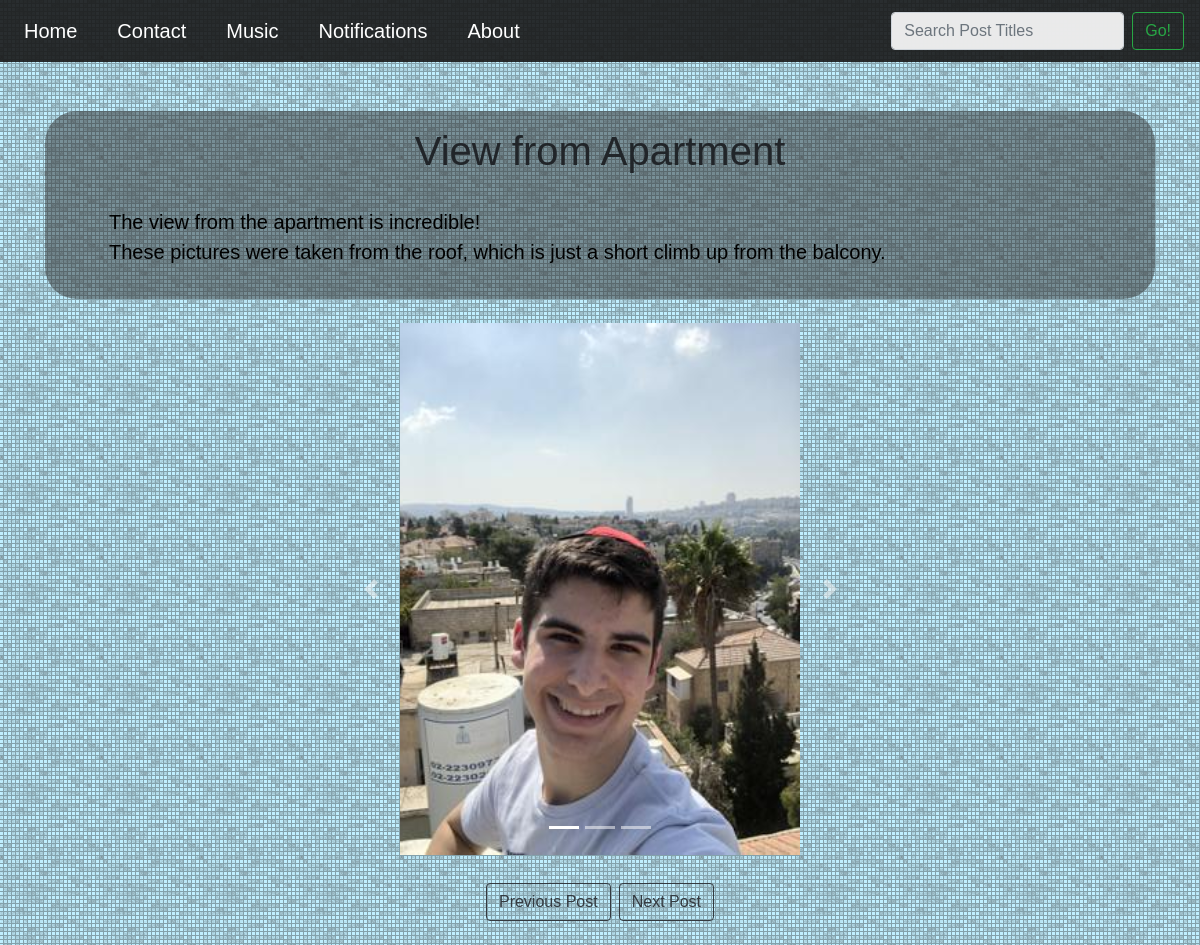
Screenshot of /post/7/ with the database file from the repository.
### blog/models.py (models this page shows, shortened)
class Post(models.Model):
    title = models.CharField(max_length=100)
    content = models.TextField()
    date_posted = models.DateTimeField(default=timezone.now)
    has_images = models.BooleanField(default=False)
    def __str__(self):
        return self.title
    class Meta:
        ordering = ['-date_posted']

class PostImage(models.Model):
    post = models.ForeignKey(Post, default=None, on_delete=models.CASCADE)
    images = models.ImageField(upload_to="pictures")

### blog/views.py (the view, shortened to what this page needs)
# urls.py: path('post/<id>/', views.post, name='blog-post'),
def post(request, id):
    try:
        post = Post.objects.filter(id=id).first()
        pictures = PostImage.objects.filter(post=post.pk)
    except:
        return HttpResponseNotFound("Sorry, this page doesn't exist ):")
    first = Post.objects.order_by('date_posted').first()
    last = Post.objects.order_by('date_posted').last()
    context = {
        'post': post,
        'last': last,
        'first': first,
        'pictures': pictures
    }
    return render(request, 'blog/post.html', context)

### blog/context_processors.py (called while the page is built)
def add_variable_to_context(request):
    posts = Post.objects.all()
    return {
        'posttitles':  posts
    }

### blog/templates/blog/post.html (shortened to what this page needs)
{% extends 'blog/base.html' %}
{% block content %}
<div class="container">
    <div class="post-body">
        <h1 class="text-center">{{ post.title }}</h1>
        <br>
        <div class="row">
            <div class="col-lg">
                <p style="white-space: pre-wrap;">{{ post.content }}</p>
            </div>
        </div>
    </div>
</div>
<br>
{% if post.has_images %}
<div class="container">
    <div class="row">
        <div class="col-sm-6 mx-auto">
            <div id="carousel-{{ post.pk }}z" class="carousel slide carousel-fade" data-ride="carousel">
            <ol class="carousel-indicators">
                {% if pictures|length > 1%}
                    {% for pic in pictures %}
                        {% if post.pk == pic.post.pk %}
                             <li data-target="#carousel-{{ post.pk }}z" data-slide-to="{{ forloop.counter0 }}" class="{% if forloop.counter0  == 0 %} active {% endif %}"></li>
                        {% endif %}
                    {% endfor %}
                {% endif %}
            </ol>
            <div class="carousel-inner" role="listbox">
                {% for pic in pictures %}
                  <div class="carousel-item {% if forloop.counter0 == 0%} active {% endif %}">
                    <img class="d-block w-100" src="{{ pic.images.url }}">
                  </div>
                {% endfor %}
                {% if pictures|length > 1%}
                <a class="carousel-control-prev" href="#carousel-{{ post.pk }}z" role="button" data-slide="prev">
                  <span class="carousel-control-prev-icon" aria-hidden="true"></span>
                </a>
                <a class="carousel-control-next" href="#carousel-{{ post.pk }}z" role="button" data-slide="next">
                  <span class="carousel-control-next-icon" aria-hidden="true"></span>
                </a>
                {% endif %}
            </div>
            </div>
        </div>
    </div>
</div>
{% endif %}
    <br>
    <div class="pagination justify-content-center">
        {% if post.pk > first.pk %}
            <a class='btn btn-outline-dark mb-4 m-1' href="{% url 'blog-post' post.pk|add:"-1" %}">Previous Post</a>
        {% endif %}
        {% if post.pk < last.pk %}
            <a class='btn btn-outline-dark mb-4 m-1' href="{% url 'blog-post' post.pk|add:"1" %}">Next Post</a>
        {% endif %}
    </div>
{% endblock content %}

### blog/static/blog/main.css (style rules this page uses)
body { background-image: url("3px-tile.png"); !important; background-color: rgb(192,239,255); overflow-x: hidden; font-family: Tahoma,Verdana,Segoe,sans-serif; }
p { font-family: sans-serif; color: black; font-size: 125%; }
.carousel { align-content: center; }
.carousel-item { max-width: 400px; margin: 0 auto; }
.post-body { padding: 1em; margin: auto; }
.post-body { background-color: rgba(50,50,50,0.5); padding: 1em 4em; border-radius: 2em; }

### rows the page displays
Post: title "View from Apartment", content "The view from the apartment is incredible! These pictures were taken from the roof, which is just a short climb up from the balcony."
PostImage: images (picture)
